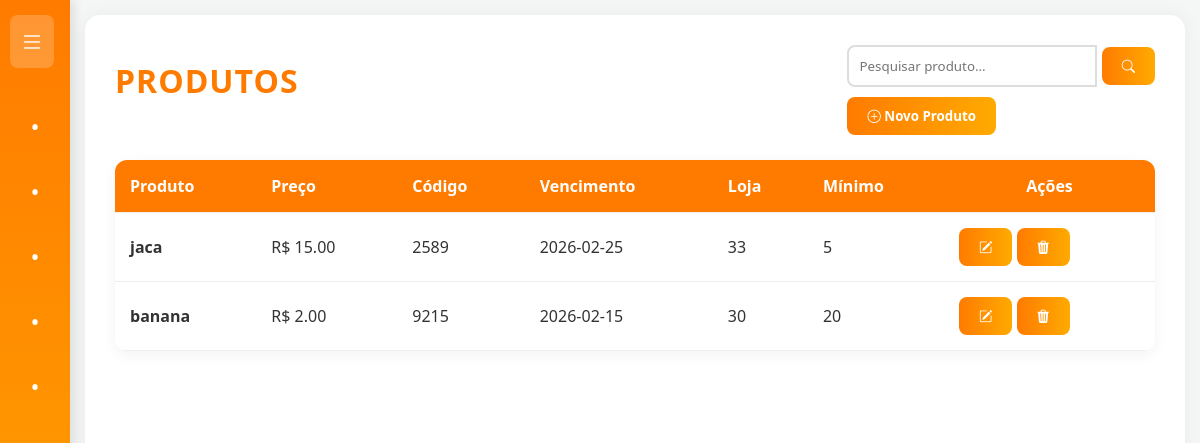
/produtos, run on the app's committed database.
### tables this page shows
CREATE TABLE produtos (
    id INTEGER PRIMARY KEY AUTOINCREMENT,
    produto TEXT NOT NULL,
    preco REAL NOT NULL,
    codigo TEXT NOT NULL UNIQUE,
    vencimento DATE,
    estoque_loja INTEGER NOT NULL DEFAULT 0,
    estoque_minimo INTEGER NOT NULL DEFAULT 0
);

### main.py (the view, shortened to what this page needs)
@app.route('/produtos', methods=['GET','POST'])
def produtos():
  conn = conectar_db()
  cursor = conn.cursor()
  busca = request.args.get('q')
  if busca:
      cursor.execute(
        "SELECT * FROM produtos WHERE produto LIKE ?",
        (f"%{busca}%",)
      )
  else:
      cursor.execute('SELECT * FROM produtos')
  produtos = cursor.fetchall()
  conn.close()
  return render_template('produtos.html', produtos=produtos)

### main.py (called while the page is built)
def conectar_db():
    conn = sqlite3.connect("database.db")
    conn.row_factory = sqlite3.Row
    return conn

### templates/produtos.html (shortened to what this page needs)
{% extends 'base.html' %}
{% block content %}
    <link rel="stylesheet" href="{{ url_for('static', filename='produtos.css') }}">
    <link rel="stylesheet" href="https://cdn.jsdelivr.net/npm/bootstrap-icons@1.11.3/font/bootstrap-icons.css">
    <div class="container-produtos">
        <header class="header-actions">
            <h1>Produtos</h1>
            <div class="search-and-add">
                <form method="get" action="{{ url_for('produtos') }}" class="search-form" autocomplete="off">
                    <input
                        type="text"
                        name="q"
                        placeholder="Pesquisar produto..."
                        value="{{ request.args.get('q', '') }}"
                    >
                    <button type="submit" class="btn-search"><i class="bi bi-search"></i></button>
                </form>
                <button class="btn-novo" onclick="AbrirModal()">
                    <i class="bi bi-plus-circle"></i> Novo Produto
                </button>
            </div>
        </header>
        <div class="table-container">
            <table>
                <thead>
                    <tr>
                        <th>Produto</th>
                        <th>Preço</th>
                        <th>Código</th>
                        <th>Vencimento</th>
                        <th>Loja</th>
                        <th>Mínimo</th>
                        <th style="text-align: center;">Ações</th>
                    </tr>
                </thead>
                <tbody>
                    {% for p in produtos %}
                    <tr>
                        <td data-label="Produto"><strong>{{ p['produto'] }}</strong></td>
                        <td data-label="Preço">R$ {{ "%.2f"|format(p['preco']|float) }}</td>
                        <td data-label="Código">{{ p['codigo'] }}</td>
                        <td data-label="Vencimento">{{ p['vencimento'] }}</td>
                        <td data-label="Loja">{{ p['estoque_loja'] }}</td>
                        <td data-label="Mínimo">{{ p['estoque_minimo'] }}</td>
                        <td data-label="Ações" class="td-acoes">
                            <div class="btn-group">
                                <button class="btn-icon btn-edit" onclick="abrirModalEdit(
                                    '{{ p['id'] }}',
                                    '{{ p['produto'] }}',
                                    '{{ p['preco'] }}',
                                    '{{ p['codigo'] }}',
                                    '{{ p['vencimento'] }}',
                                    '{{ p['estoque_loja'] }}',
                                    '{{ p['estoque_minimo'] }}'
                                )">
                                    <i class="bi bi-pencil-square"></i>
                                </button>
                                <form action="{{ url_for('excluir_produto', id=p['id']) }}" method="post" style="display:inline;">
                                    <button type="submit" class="btn-icon btn-delete" onclick="return confirm('Deseja excluir este produto?')">
                                        <i class="bi bi-trash3-fill"></i>
                                    </button>
                                </form>
                            </div>
                        </td>
                    </tr>
                    {% endfor %}
                </tbody>
            </table>
        </div>
    </div>
{% endblock %}

### static/base.css (style rules this page uses)
:root { --harvest-orange: #ff7b00ff; --dark-orange: #ff8800ff; --deep-saffron: #ff9500ff; --amber-glow: #ffa200ff; --orange: #ffaa00ff; --amber-flame: #ffb700ff; --school-bus-yellow: #ffc300ff; --bright-amber: #ffd000ff; --bright-gold: #ffdd00ff; --sunbeam-yellow: #ffea00ff; --white: #ffffff; --bg-light: #f4f7f6; --text-dark: #333; }
* { margin: 0; padding: 0; box-sizing: border-box; font-family: 'Segoe UI', Tahoma, Geneva, Verdana, sans-serif; }
body { display: flex; height: 100vh; background-color: var(--bg-light); color: var(--text-dark); overflow: hidden; }

### static/produtos.css (style rules this page uses)
:root { --primary: var(--harvest-orange, #ff7b00); --secondary: var(--orange, #ffaa00); --accent: var(--sunbeam-yellow, #ffea00); --danger: #dc3545; --bg-card: #ffffff; }
h1 { color: var(--primary); text-transform: uppercase; letter-spacing: 1px; margin-bottom: 20px; }
.header-actions { display: flex; justify-content: space-between; align-items: center; flex-wrap: wrap; gap: 15px; margin-bottom: 25px; }
button, .btn-submit { background: linear-gradient(90deg, var(--primary), var(--secondary)); color: white; border: none; padding: 10px 20px; border-radius: 8px; cursor: pointer; font-weight: 600; transition: 0.3s; }
input[name="q"] { padding: 10px; border: 2px solid #ddd; border-radius: 8px 0 0 8px; outline: none; width: 250px; }
table { width: 100%; border-collapse: collapse; background: white; border-radius: 12px; overflow: hidden; box-shadow: 0 4px 15px rgba(0,0,0,0.05); }
thead { background-color: var(--primary); color: white; }
th, td { padding: 15px; text-align: left; border-bottom: 1px solid #eee; }
form input { width: 100%; padding: 10px; border: 1px solid #ddd; border-radius: 6px; margin-bottom: 10px; }

### data on the page
produtos: produto "jaca", preco "15.00", codigo "2589", vencimento "2026-02-25", estoque_loja "33", estoque_minimo "5"
produtos: produto "banana", preco "2.00", codigo "9215", vencimento "2026-02-15", estoque_loja "30", estoque_minimo "20"
